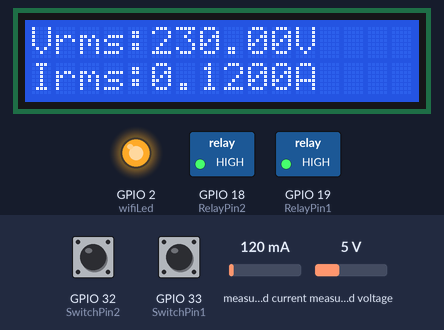
A sketch run on a simulated ESP32. Shown: 16×2 character LCD, switched loads named in the sketch (green lamp = pin HIGH), output pins drawn as LEDs (lit = HIGH). Inputs (shaded band) come from the test bench; at power-on: measured current 120 mA, measured voltage 5 V, GPIO 32 (SwitchPin2) HIGH, GPIO 33 (SwitchPin1) HIGH. WiFi joins after 1.5 s; servers stay silent unless stated; what the sketch prints to the serial monitor is not drawn.

Above: at 6.8 s.
6.9 s: measured current set to 40 mA
At 17.8 s:
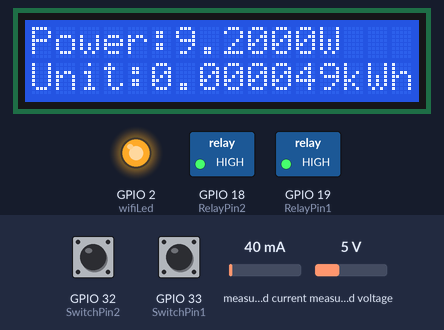
20.9 s: measured voltage set to 0.3 V
At 22.8 s:
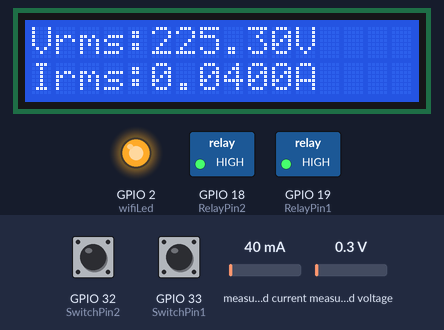
25.7 s: measured current set to 500 mA
At 30.0 s:
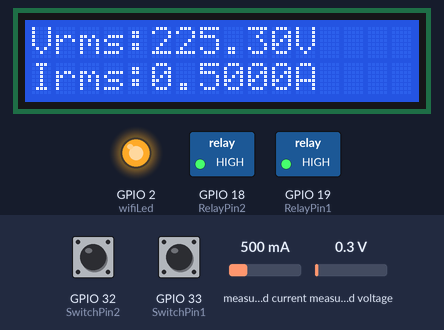
33.4 s: measured voltage set to 3.8 V
At 38.4 s:
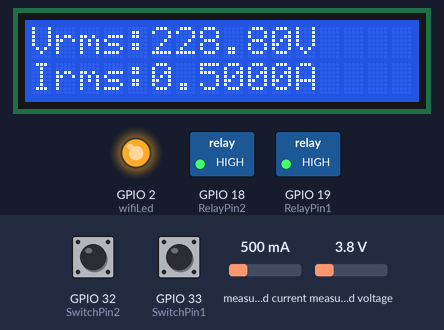
41.2 s: measured current set to 1000 mA
At 45.6 s:
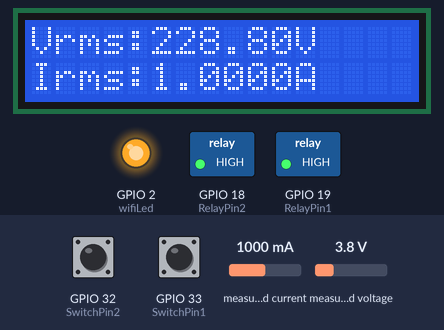
48.9 s: measured voltage set to 7.5 V
At 54.0 s:
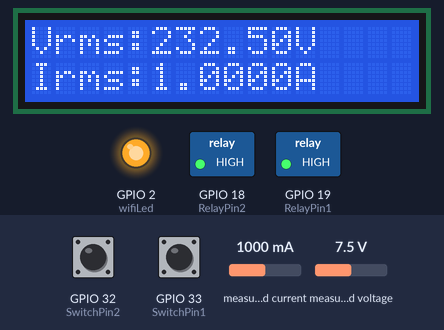
Timing chart, 0 to 55.5 s (numbered marks = the images above; inputs shaded):
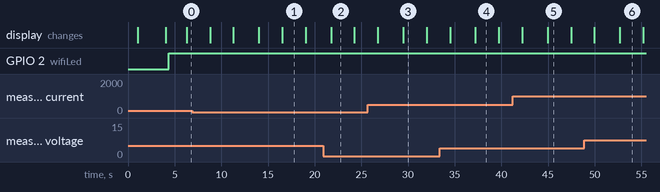

The sketch:

IoT_Energy_Meter_Home_Automation.ino
```cpp
#define BLYNK_TEMPLATE_ID "TMPL61H8OgBLb"
#define BLYNK_TEMPLATE_NAME "IOT Based Energy Meter"
#define BLYNK_AUTH_TOKEN "qBqikGa1ElRY-a8uYevpRkDsAv29jcBw"

char ssid[] = "maruf";
char pass[] = "12345678";
bool fetch_blynk_state = true; // true or false

#include <LiquidCrystal.h>
LiquidCrystal lcd(13, 12, 14, 27, 26, 25);

#define BLYNK_PRINT Serial
#include "EmonLib.h"
#include <WiFi.h>
#include <WiFiClient.h>
#include <BlynkSimpleEsp32.h>
#include <AceButton.h>
using namespace ace_button;

// Define GPIO pins
#define RelayPin1 19       // D19
#define RelayPin2 18       // D18
#define SwitchPin1 33      // D33
#define SwitchPin2 32      // D32
#define wifiLed 2          // D2

#define VPIN_BUTTON_1 V6
#define VPIN_BUTTON_2 V7

bool toggleState_1 = LOW;
bool toggleState_2 = LOW;

EnergyMonitor emon;
#define vCalibration 83.3
#define currCalibration 0.50

BlynkTimer timer;
int wifiFlag = 0;
char auth[] = BLYNK_AUTH_TOKEN;

ButtonConfig config1;
AceButton button1(&config1);
ButtonConfig config2;
AceButton button2(&config2);

void handleEvent1(AceButton*, uint8_t, uint8_t);
void handleEvent2(AceButton*, uint8_t, uint8_t);

BLYNK_WRITE(VPIN_BUTTON_1) {
  toggleState_1 = param.asInt();
  digitalWrite(RelayPin1, !toggleState_1);
}

BLYNK_WRITE(VPIN_BUTTON_2) {
  toggleState_2 = param.asInt();
  digitalWrite(RelayPin2, !toggleState_2);
}

void checkBlynkStatus() {
  bool isconnected = Blynk.connected();
  if (!isconnected) {
    wifiFlag = 1;
    Serial.println("Blynk Not Connected");
    digitalWrite(wifiLed, LOW);
  } else {
    wifiFlag = 0;
    if (!fetch_blynk_state) {
      Blynk.virtualWrite(VPIN_BUTTON_1, toggleState_1);
      Blynk.virtualWrite(VPIN_BUTTON_2, toggleState_2);
    }
    digitalWrite(wifiLed, HIGH);
    Serial.println("Blynk Connected");
  }
}

BLYNK_CONNECTED() {
  if (fetch_blynk_state) {
    Blynk.syncVirtual(VPIN_BUTTON_1);
    Blynk.syncVirtual(VPIN_BUTTON_2);
  }
}

float bills = 0;
float kWh = 0;
unsigned long lastmillis = millis();

void myTimerEvent() {
  emon.calcVI(20, 2000);
  kWh += emon.apparentPower * (millis() - lastmillis) / 3600000000.0;
  bills = kWh * 7.0;

  Serial.print("Vrms: ");
  Serial.print(emon.Vrms, 2);
  Serial.print("V\tIrms: ");
  Serial.print(emon.Irms, 4);
  Serial.print("A\tPower: ");
  Serial.print(emon.apparentPower, 4);
  Serial.print("W\tUnit: ");
  Serial.print(kWh, 5);
  Serial.println("kWh\tBills: ");
  Serial.print(bills, 2);
  Serial.println("BDT");

  lcd.clear();
  lcd.setCursor(0, 0);
  lcd.print("Vrms:");
  lcd.print(emon.Vrms, 2);
  lcd.print("V");
  lcd.setCursor(0, 1);
  lcd.print("Irms:");
  lcd.print(emon.Irms, 4);
  lcd.print("A");
  delay(2500);

  lcd.clear();
  lcd.setCursor(0, 0);
  lcd.print("Power:");
  lcd.print(emon.apparentPower, 4);
  lcd.print("W");
  lcd.setCursor(0, 1);
  lcd.print("Unit:");
  lcd.print(kWh, 6);
  lcd.print("kWh");
  delay(2500);

  lcd.clear();
  lcd.setCursor(0, 0);
  lcd.print("Bills:");
  lcd.print(bills, 2);
  lcd.print("BDT");
  lcd.setCursor(0, 1);
  lcd.print("MARUF,");
  lcd.print("RUET");
  delay(2500);

  lastmillis = millis();

  Blynk.virtualWrite(V0, emon.Vrms);
  Blynk.virtualWrite(V1, emon.Irms);
  Blynk.virtualWrite(V2, emon.apparentPower);
  Blynk.virtualWrite(V3, kWh);
  Blynk.virtualWrite(V4, bills);
}

void setup() {
  Serial.begin(9600);

  pinMode(RelayPin1, OUTPUT);
  pinMode(RelayPin2, OUTPUT);
  pinMode(wifiLed, OUTPUT);
  pinMode(SwitchPin1, INPUT_PULLUP);
  pinMode(SwitchPin2, INPUT_PULLUP);

  digitalWrite(RelayPin1, !toggleState_1);
  digitalWrite(RelayPin2, !toggleState_2);
  digitalWrite(wifiLed, LOW);

  config1.setEventHandler(button1Handler);
  config2.setEventHandler(button2Handler);
  button1.init(SwitchPin1);
  button2.init(SwitchPin2);

  WiFi.begin(ssid, pass);
  timer.setInterval(2000L, checkBlynkStatus);
  Blynk.config(auth);
  delay(1000);

  if (!fetch_blynk_state) {
    Blynk.virtualWrite(VPIN_BUTTON_1, toggleState_1);
    Blynk.virtualWrite(VPIN_BUTTON_2, toggleState_2);
  }

  lcd.begin(16, 2);
  emon.voltage(35, vCalibration, 1.7);
  emon.current(34, currCalibration);

  timer.setInterval(5000L, myTimerEvent);

  lcd.setCursor(3, 0);
  lcd.print("IoT Energy");
  lcd.setCursor(5, 1);
  lcd.print("Meter");
  delay(3000);
  lcd.clear();
}

void loop() {
  Blynk.run();
  timer.run();
  button1.check();
  button2.check();
}

void button1Handler(AceButton* button, uint8_t eventType, uint8_t buttonState) {
  Serial.println("EVENT1");
  switch (eventType) {
    case AceButton::kEventReleased:
      Serial.println("kEventReleased");
      digitalWrite(RelayPin1, toggleState_1);
      toggleState_1 = !toggleState_1;
      Blynk.virtualWrite(VPIN_BUTTON_1, toggleState_1);
      break;
  }
}

void button2Handler(AceButton* button, uint8_t eventType, uint8_t buttonState) {
  Serial.println("EVENT2");
  switch (eventType) {
    case AceButton::kEventReleased:
      Serial.println("kEventReleased");
      digitalWrite(RelayPin2, toggleState_2);
      toggleState_2 = !toggleState_2;
      Blynk.virtualWrite(VPIN_BUTTON_2, toggleState_2);
      break;
  }
}
```

Measured:
- what the display in image 1 shows lasts 2.5 s, from 16.5 s to 19.0 s
